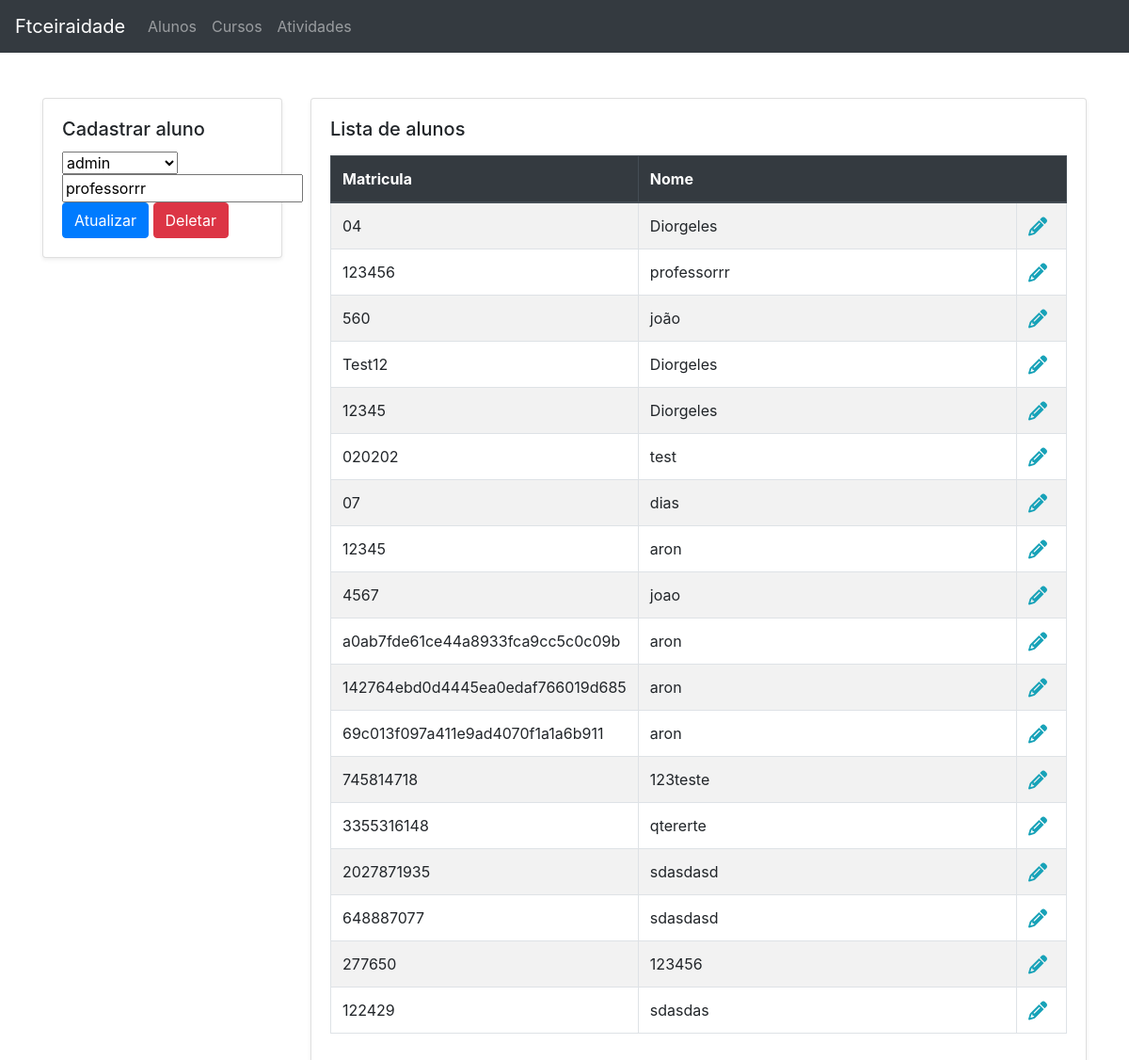
/alunos/2, run on the app's committed database.
### core/models.py (models this page shows, shortened)
class Students(SoftDeletableModel, TimeStampedModel):
    user = models.ForeignKey(User, on_delete=models.CASCADE)
    subscription = models.CharField(max_length=8, editable=False)
    name = models.CharField('Nome', max_length=100)
    class Meta:
        verbose_name = 'Estudante'
        verbose_name_plural = 'Estudantes'

### core/views.py (the view, shortened to what this page needs)
# urls.py: path('alunos/<int:studentId>', student, name='student'),
def student(request, studentId):
    template_name = 'student.html'
    student = Students.objects.get(id=studentId)
    students = Students.objects.all()
    form = StudentsForm(request.POST or None, instance=student)
    return render(request, template_name, locals())

### core/forms.py
class StudentsForm(forms.ModelForm):
    class Meta:
        model = Students
        fields = '__all__'

### core/templates/student.html (shortened to what this page needs)
{% extends "base_add_list.html" %}
{% load bootstrap %}
{% block insert_title %}Cadastrar aluno{% endblock insert_title %}
{% block insert_data %}
<form action="
    {% if studentId %}
        {% url 'student' studentId %}
    {% else %}
        {% url 'students' %}
    {% endif %}" method="POST">
    {{ form.user|bootstrap }}
    {{ form.name|bootstrap }}
    <button type="submit" class="btn btn-primary" name='SAVE'>{% if studentId %}Atualizar{% else %}Salvar{% endif %}</button>
    {% if studentId %}<button type="submit" class="btn btn-danger" name='DELETE'>Deletar</button>{% endif %}
</form>
{% endblock insert_data %}
{% block list_title %}Lista de alunos{% endblock list_title %}
{% block list_columns %}
<tr>
    <th>Matricula</th>
    <th colspan='2'>Nome</th>
</tr>
{% endblock list_columns %}
{% block list_data %}
{% for student in students %}
<tr>
    <td>{{ student.subscription }}</td>
    <td class='w-75'>{{ student.name }}</td>
    <td class='text-right'>
        <a href="{% url 'student' student.id %}" class='pr-2'>
            <i class="fa fa-pencil fa-lg text-info"></i>
        </a>
    </td>
</tr>
{% empty %}
<tr>
    <td colspan='2' class='text-center'>Ainda não existe alunos cadastrados</td>
</tr>
{% endfor %}
{% endblock list_data %}

### data on the page
Students: user "admin", name "professorrr", subscription "123456"
Students: subscription "04", name "Diorgeles"
Students: subscription "560", name "joão"
Students: subscription "Test12", name "Diorgeles"
Students: subscription "12345", name "Diorgeles"
Students: subscription "020202", name "test"
Students: subscription "07", name "dias"
Students: subscription "12345", name "aron"
Students: subscription "4567", name "joao"
Students: subscription "a0ab7fde61ce44a8933fca9cc5c0c09b", name "aron"
Students: subscription "142764ebd0d4445ea0edaf766019d685", name "aron"
Students: subscription "69c013f097a411e9ad4070f1a1a6b911", name "aron"
Students: subscription "745814718", name "123teste"
Students: subscription "3355316148", name "qtererte"
Students: subscription "2027871935", name "sdasdasd"
Students: subscription "648887077", name "sdasdasd"
Students: subscription "277650", name "123456"
Students: subscription "122429", name "sdasdas"
